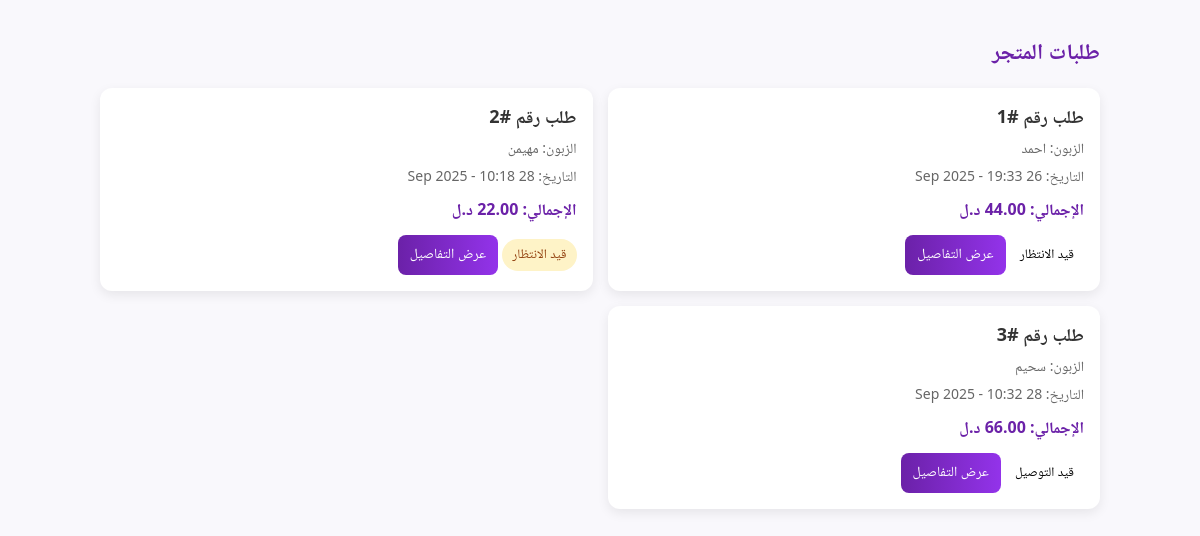
The page /vendor_orders/ (signed in) on the database as committed earlier.
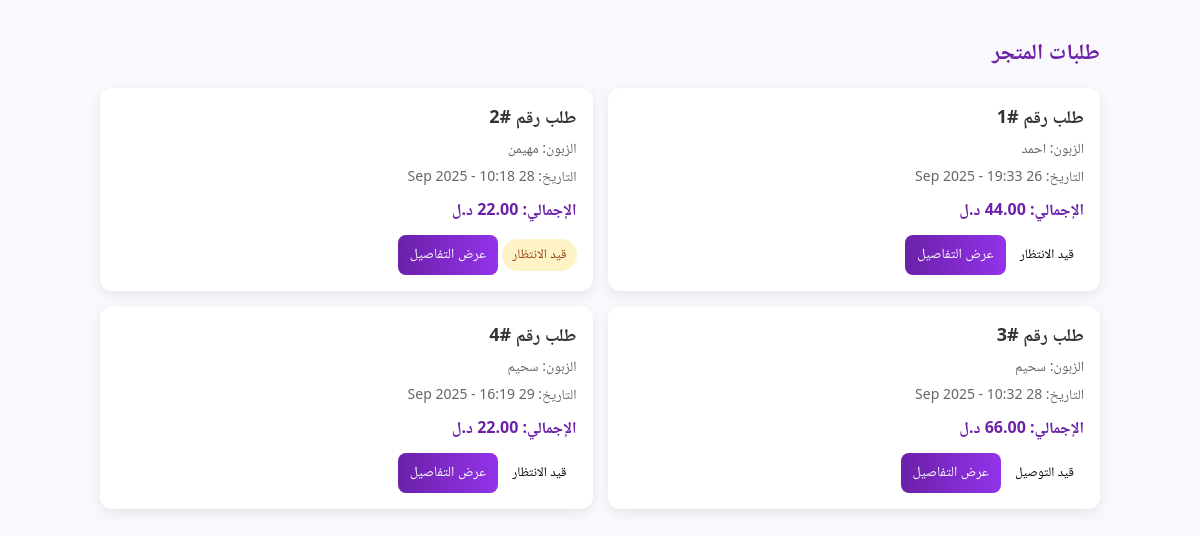
The same page on the database as committed later.
### Order/models.py (models this page shows, shortened)
class Order(models.Model):
    STATUS_CHOICES = [
        ('pending', 'قيد الانتظار'),
        ('قيد التوصيل', 'قيد التوصيل'),  # خيار جديد
        ('مكتمل', 'مكتمل'),
        ('ملغي', 'ملغى'),
    ]
    user = models.ForeignKey(CustomUser, on_delete=models.CASCADE)
    created_at = models.DateTimeField(auto_now_add=True)
    status = models.CharField(max_length=20, choices=STATUS_CHOICES, default='pending')
    total_price = models.DecimalField(max_digits=10, decimal_places=2)

### Account/models.py (models this page shows)
class CustomUser(AbstractUser):
    USER_TYPE_CHOICES = (
        ('vendor', 'Vendor'),
        ('customer', 'Customer'),
    )
    user_type = models.CharField(max_length=10, choices=USER_TYPE_CHOICES, default='customer')

### Order/views.py (the view)
# urls.py: path('vendor_orders/',vendor_orders,name='vendor_orders'),
@login_required
def vendor_orders(request):
    orders = Order.objects.filter(items__product__vendor=request.user.vendor).distinct()
    return render(request, 'Order/vendor_orders.html', {'orders': orders})

### templates/Order/vendor_orders.html (shortened to what this page needs)
<!DOCTYPE html>
<html lang="ar">
<head>
</head>
<body>
  <div class="container">
    <h1>طلبات المتجر</h1>
    {% if orders %}
      <div class="orders-grid">
        {% for order in orders %}
          <div class="card">
            <h3>طلب رقم #{{ order.id }}</h3>
            <div class="small">الزبون: {{ order.user.get_full_name|default:order.user.username }}</div>
            <div class="small">التاريخ: {{ order.created_at|date:"d M Y - H:i" }}</div>
            <div class="price">الإجمالي: {{ order.total_price|default:"0.00" }} د.ل</div>
            {% if order.status %}
              <div class="status
                  {% if order.status|lower == 'pending' %}pending
                  {% elif order.status|lower == 'completed' %}completed
                  {% elif order.status|lower == 'cancelled' or order.status|lower == 'canceled' %}cancelled
                  {% endif %}">
                {{ order.get_status_display|default:order.status }}
              </div>
            {% endif %}
            <a href="{% url 'Order:order_detail' order.id %}" class="btn">عرض التفاصيل</a>
          </div>
        {% endfor %}
      </div>
    {% else %}
      <div class="empty">
        <h3>مافيش طلبات لمنتجاتك حالياً</h3>
        <p class="small">أول ما الزباين يشتروا من منتجاتك، رح يبينوا هنا.</p>
      </div>
    {% endif %}
  </div>
</body>
</html>

Rows that differ between the two databases and show on the page:
added Order: id "4", user.get_full_name "سحيم", created_at "29 Sep 2025 - 16:19", total_price "22.00", status "قيد الانتظار"
